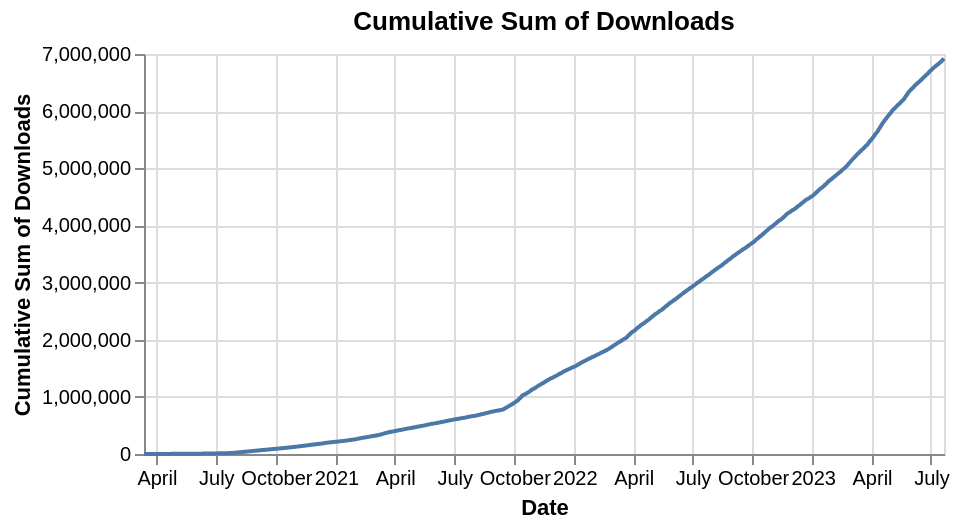

Source (Vega-Lite JSON):
### Vega-Lite specification from a JSON file in a GitHub repository (floating-point values rounded to 4 significant figures; data arrays with more than 128 entries replaced by an {"elided": "..."} marker saying what was removed)
{"config": {"view": {"continuousWidth": 400, "continuousHeight": 300}}, "data": {"name": "data-576e0adaf3d900b2d3ee4299355576fe"}, "mark": "line", "encoding": {"tooltip": [{"field": "date", "format": "%Y-%m-%d", "title": "Date", "type": "temporal"}, {"field": "cumulative_sum", "format": ",.0f", "title": "Cumulative Sum of Downloads", "type": "quantitative"}], "x": {"axis": {"title": "Date"}, "field": "date", "type": "temporal"}, "y": {"axis": {"title": "Cumulative Sum of Downloads"}, "field": "cumulative_sum", "type": "quantitative"}}, "height": 200, "title": "Cumulative Sum of Downloads", "transform": [{"window": [{"op": "sum", "field": "download_count", "as": "cumulative_sum"}], "sort": [{"field": "date"}]}], "$schema": "https://vega.github.io/schema/vega-lite/v4.17.0.json", "datasets": {"data-576e0adaf3d900b2d3ee4299355576fe": {"elided": "1221 records"}}}
